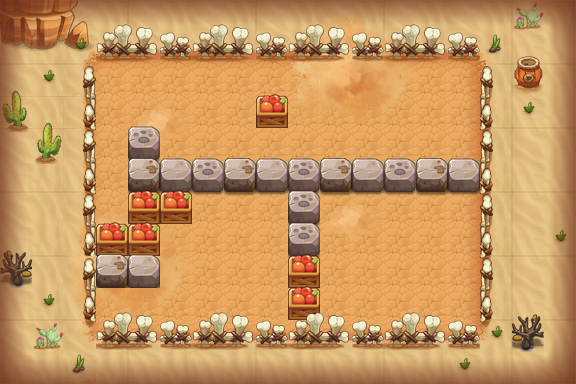

This game map was drawn from its Tiled (.tmx) file and the tilesets committed beside it. A one-line description and the trimmed map source follow:
An orthogonal 18x12 tile map with 32x32 px tiles, 15 tile layers (PASS, 块层 2, 块层 4, 块层 15, ...) and 14 objects (8x TRAP, 3x dcq5, 2x BOMB, PLAYER).

<map version="1.0" orientation="orthogonal" width="18" height="12" tilewidth="32" tileheight="32">
 <properties>
  <property name="DESTRY1" value="255" />
  <property name="DESTRY2" value="314" />
  <property name="DESTRY3" value="149" />
  <property name="DESTRY4" value="177" />
  <property name="DESTRY_COUNT" value="4" />
  <property name="EXP" value="445" />
  <property name="ITEM" value="D011" />
  <property name="MONEY" value="683" />
 </properties>
 <tileset firstgid="1" name="hmpy" tilewidth="32" tileheight="32">
  <image source="hmpy.png" width="500" height="1024" />
 </tileset>
 <layer name="PASS" width="18" height="12">
  <data>[216 cells, 145 non-empty, 10 distinct tile ids]</data>
 </layer>
 <layer name="块层 2" width="18" height="12">
  <data>[216 cells, 147 non-empty, 32 distinct tile ids]</data>
 </layer>
 <layer name="块层 4" width="18" height="12">
  <data>[216 cells, 24 non-empty, 4 distinct tile ids]</data>
 </layer>
 <layer name="块层 15" width="18" height="12">
  <data>[216 cells, 60 non-empty, 34 distinct tile ids]</data>
 </layer>
 <layer name="块层 3" width="18" height="12">
  <data>[216 cells, 61 non-empty, 10 distinct tile ids]</data>
 </layer>
 <layer name="块层 5" width="18" height="12">
  <data>[216 cells, 23 non-empty, 4 distinct tile ids]</data>
 </layer>
 <layer name="SHELTER 9" width="18" height="12">
  <data>[216 cells, 12 non-empty, 3 distinct tile ids]</data>
 </layer>
 <layer name="SHELTER 8" width="18" height="12">
  <data>[216 cells, 1 non-empty, 1 distinct tile ids]</data>
 </layer>
 <layer name="SHELTER 7" width="18" height="12">
  <data>[216 cells, 3 non-empty, 3 distinct tile ids]</data>
 </layer>
 <layer name="SHELTER 6" width="18" height="12">
  <data>[216 cells, 3 non-empty, 2 distinct tile ids]</data>
 </layer>
 <layer name="SHELTER 5" width="18" height="12">
  <data>[216 cells, 3 non-empty, 2 distinct tile ids]</data>
 </layer>
 <layer name="SHELTER 4" width="18" height="12">
  <data>[216 cells, 11 non-empty, 3 distinct tile ids]</data>
 </layer>
 <layer name="SHELTER 3" width="18" height="12">
  <data>[216 cells, 1 non-empty, 1 distinct tile ids]</data>
 </layer>
 <layer name="SHELTER 2" width="18" height="12">
  <data>[216 cells, 1 non-empty, 1 distinct tile ids]</data>
 </layer>
 <objectgroup name="对象层 1" width="18" height="12">
  <object name="PLAYER" type="PLAYER" x="416" y="96" width="32" height="32" />
  <object name="tnt1" type="BOMB" x="384" y="256" width="32" height="32">
   <properties>
    <property name="bomb_ani" value="tnt_bomb.bomb" />
    <property name="bomb_damage" value="9999" />
    <property name="bomb_power" value="1" />
   </properties>
  </object>
  <object name="tnt2" type="BOMB" x="192" y="256" width="32" height="32">
   <properties>
    <property name="bomb_ani" value="tnt_bomb.bomb" />
    <property name="bomb_damage" value="9999" />
    <property name="bomb_power" value="1" />
   </properties>
  </object>
  <object name="senser1" type="TRAP" x="224" y="128" width="32" height="32">
   <properties>
    <property name="trap_floor" value="true" />
    <property name="trap_script" value="trap_onTNTSenser(&quot;tnt1&quot;);" />
    <property name="trap_start_mode" value="0" />
   </properties>
  </object>
  <object name="senser2" type="TRAP" x="352" y="64" width="32" height="32">
   <properties>
    <property name="trap_floor" value="true" />
    <property name="trap_script" value="trap_onTNTSenser(&quot;tnt2&quot;);" />
    <property name="trap_start_mode" value="0" />
   </properties>
  </object>
  <object name="zi_dan_right1" type="TRAP" x="160" y="128" width="32" height="32">
   <properties>
    <property name="trap_ani" value="fire_cat_right.actor" />
    <property name="trap_delay" value="2" />
    <property name="trap_id" value="0" />
    <property name="trap_script" value="trap(&quot;zi_dan_right1&quot;):setAtkPower(target(&quot;PLAYER&quot;):getHP()*0.1);trap(&quot;zi_dan_right1&quot;):turnRight(); trap(&quot;zi_dan_right1&quot;):getAI():getActions():addObject( AIUseSkill:create(   SkillLua:create(&quot;skill_0001&quot;)  )  );" />
    <property name="trap_start_mode" value="2" />
    <property name="trap_state" value="open" />
   </properties>
  </object>
  <object name="zi_dan_up1" type="TRAP" x="352" y="128" width="32" height="32">
   <properties>
    <property name="trap_ani" value="fire_cat_up.actor" />
    <property name="trap_delay" value="2" />
    <property name="trap_id" value="0" />
    <property name="trap_script" value="trap(&quot;zi_dan_up1&quot;):setAtkPower(target(&quot;PLAYER&quot;):getHP()*0.1);trap(&quot;zi_dan_up1&quot;):turnUp(); trap(&quot;zi_dan_up1&quot;):getAI():getActions():addObject( AIUseSkill:create(   SkillLua:create(&quot;skill_0001&quot;)  )  );" />
    <property name="trap_start_mode" value="2" />
    <property name="trap_state" value="open" />
   </properties>
  </object>
  <object name="mp1" type="TRAP" x="448" y="128" width="32" height="32">
   <properties>
    <property name="trap_ani" value="mp.actor" />
    <property name="trap_floor" value="true" />
    <property name="trap_id" value="0" />
    <property name="trap_script" value="trap_moveto(&quot;PLAYER&quot;, &quot;mp1&quot;,target(&quot;mp2&quot;):getX(),target(&quot;mp2&quot;):getY() );" />
    <property name="trap_sound_id" value="1" />
    <property name="trap_start_mode" value="0" />
    <property name="trap_state" value="open" />
   </properties>
  </object>
  <object name="mp2" type="TRAP" x="96" y="288" width="32" height="32">
   <properties>
    <property name="trap_ani" value="mp.actor" />
    <property name="trap_floor" value="true" />
    <property name="trap_id" value="0" />
    <property name="trap_script" value="trap_moveto(&quot;PLAYER&quot;, &quot;mp2&quot;,target(&quot;mp1&quot;):getX(),target(&quot;mp1&quot;):getY() );" />
    <property name="trap_sound_id" value="1" />
    <property name="trap_start_mode" value="0" />
    <property name="trap_state" value="open" />
   </properties>
  </object>
  <object name="dcq5" x="416" y="224" width="32" height="32">
   <properties>
    <property name="lua_ai" value="monster_dcq_ai" />
    <property name="quality" value="dcq5.quality" />
   </properties>
  </object>
  <object name="dcq5" x="128" y="96" width="32" height="32">
   <properties>
    <property name="lua_ai" value="monster_dcq_ai" />
    <property name="quality" value="dcq5.quality" />
   </properties>
  </object>
  <object name="dcq5" x="224" y="224" width="32" height="32">
   <properties>
    <property name="lua_ai" value="monster_dcq_ai" />
    <property name="quality" value="dcq5.quality" />
   </properties>
  </object>
  <object name="triger2" type="TRAP" x="352" y="64" width="32" height="32">
   <properties>
    <property name="trap_ani" value="tnt_triger.actor" />
    <property name="trap_floor" value="true" />
    <property name="trap_script" value="trap_onTNTBombTrap(&quot;triger2&quot;,&quot;tnt2&quot;);" />
    <property name="trap_sound_id" value="3" />
    <property name="trap_start_mode" value="3" />
    <property name="trap_state" value="open" />
   </properties>
  </object>
  <object name="triger1" type="TRAP" x="224" y="128" width="32" height="32">
   <properties>
    <property name="trap_ani" value="tnt_triger.actor" />
    <property name="trap_floor" value="true" />
    <property name="trap_script" value="trap_onTNTBombTrap(&quot;triger1&quot;,&quot;tnt1&quot;);" />
    <property name="trap_sound_id" value="3" />
    <property name="trap_start_mode" value="3" />
    <property name="trap_state" value="open" />
   </properties>
  </object>
 </objectgroup>
 <layer name="块层 14" width="18" height="12">
  <data>[216 cells, 100 non-empty, 6 distinct tile ids]</data>
 </layer>
</map>
